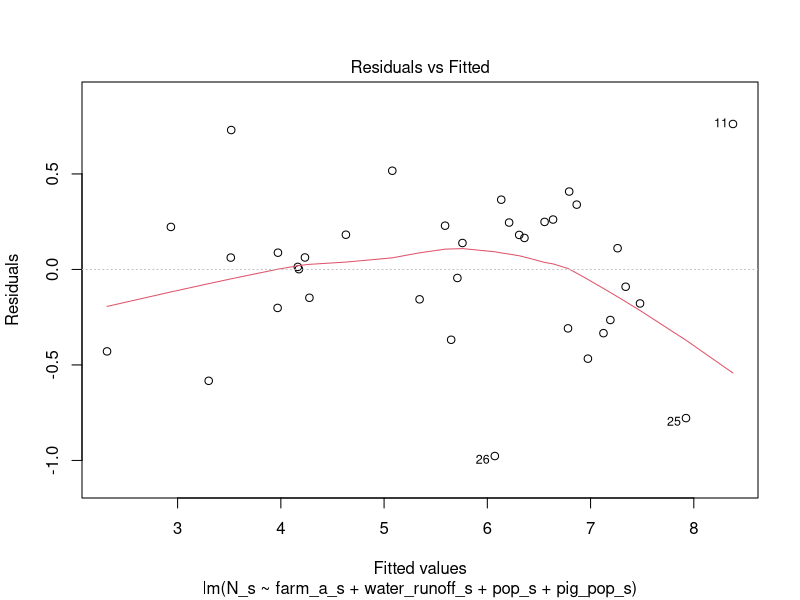
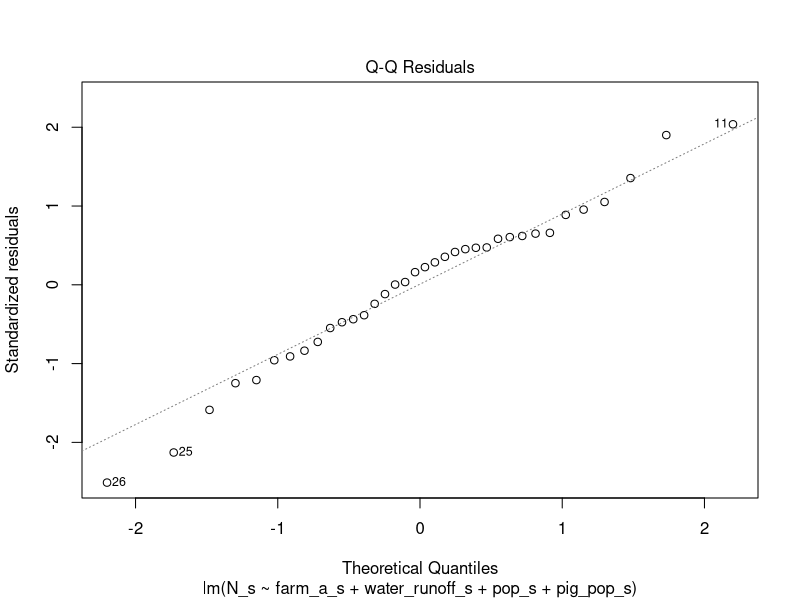
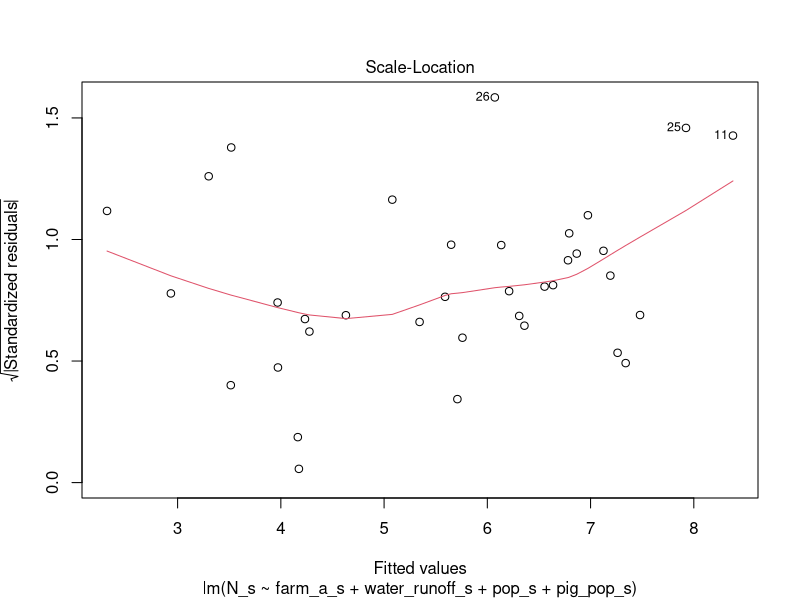
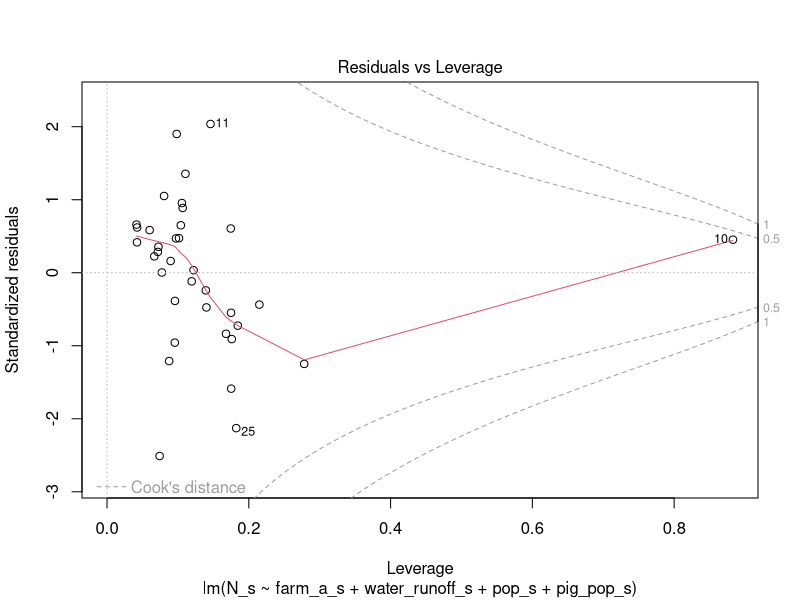
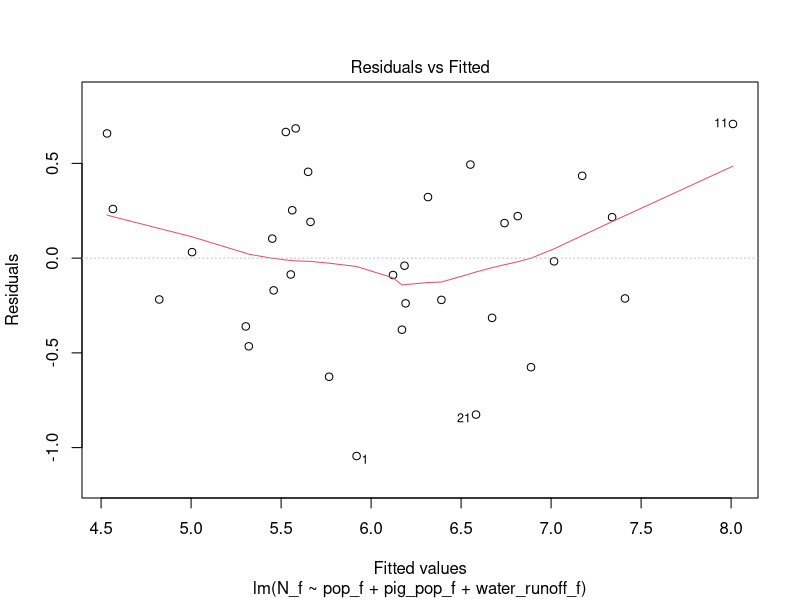
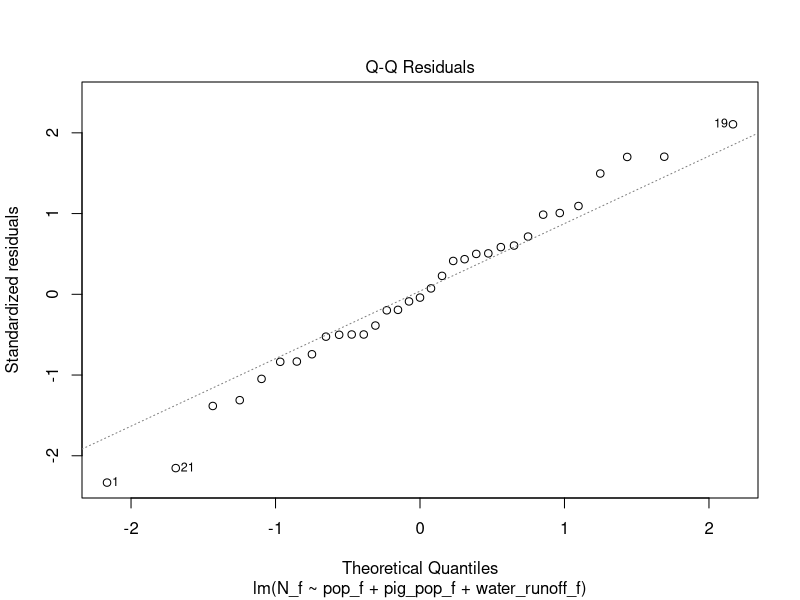
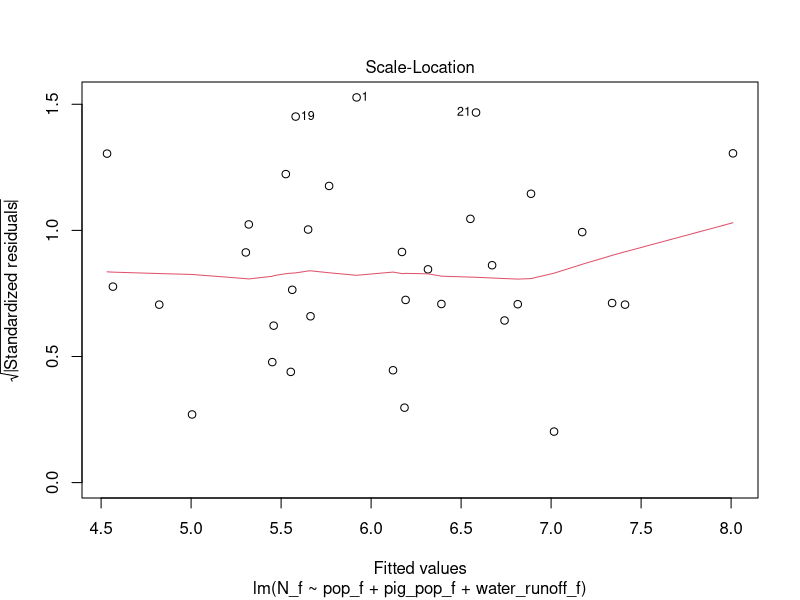
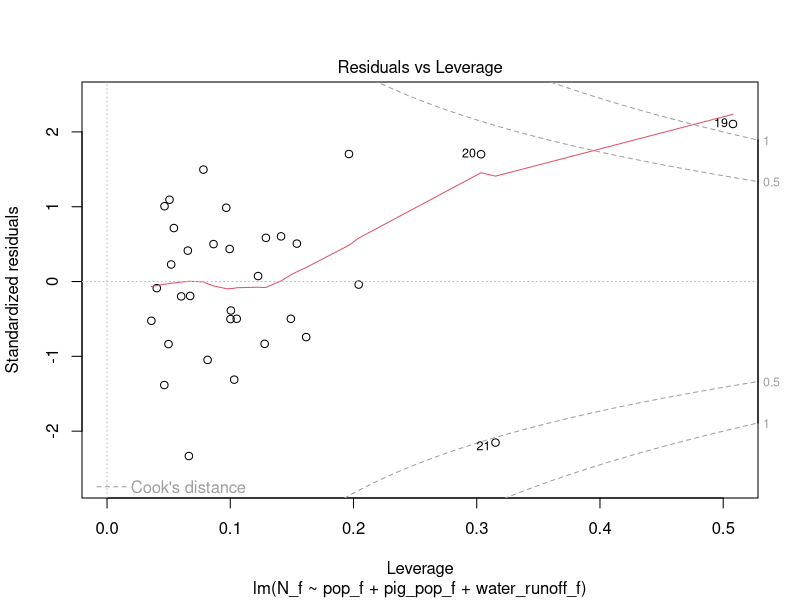

These charts were generated, in order, by the following R code:
## ---- chunk 1
knitr::opts_chunk$set(echo = TRUE)
## ---- chunk 2
river_data <- read.csv("din_clean.csv", header=FALSE, skip=1)
drain_a <- log(river_data$V2)
pop <- log(river_data$V3)
urb_pop_per <- river_data$V4
dens <- log(river_data$V6)
bleaf_a <- river_data$V7
nleaf_a <- river_data$V8
mleaf_a <- river_data$V9
bush_a <- river_data$V10
swamp_a <- river_data$V11
farm_a <- log(river_data$V12+1)
mt_a <- river_data$V13
water_a <- river_data$V14
ice_a <- river_data$V15
artific_area <- river_data$V16
water_runoff <- river_data$V17
pig_pop <- log(river_data$V18+1)
cow_pop <- log(river_data$V19+1)
WC_per <- river_data$V20
country <- river_data$V21
N <- log(river_data$V22)
drain_a_o <- drain_a[country == "RUSSIA"]
pop_o <- pop[country == "RUSSIA"]
urb_pop_per_o <- urb_pop_per[country == "RUSSIA"]
dens_o <- dens[country == "RUSSIA"]
bleaf_a_o <- bleaf_a[country == "RUSSIA"]
nleaf_a_o <- nleaf_a[country == "RUSSIA"]
mleaf_a_o <- mleaf_a[country == "RUSSIA"]
bush_a_o <- bush_a[country == "RUSSIA"]
swamp_a_o <- swamp_a[country == "RUSSIA"]
farm_a_o <- farm_a[country == "RUSSIA"]
mt_a_o <- mt_a[country == "RUSSIA"]
water_a_o <- water_a[country == "RUSSIA"]
ice_a_o <- ice_a[country == "RUSSIA"]
artific_area_o <- artific_area[country == "RUSSIA"]
water_runoff_o <- water_runoff[country == "RUSSIA"]
pig_pop_o <- pig_pop[country == "RUSSIA"]
cow_pop_o <- cow_pop[country == "RUSSIA"]
WC_per_o <- WC_per[country == "RUSSIA"]
N_o <- N[country == "RUSSIA"]
drain_a_o <- append(drain_a_o, drain_a[country == "POLAND"])
pop_o <- append(pop_o, pop[country == "POLAND"])
urb_pop_per_o <- append(urb_pop_per_o, urb_pop_per[country == "POLAND"])
dens_o <- append(dens_o, dens[country == "POLAND"])
bleaf_a_o <- append(bleaf_a_o, bleaf_a[country == "POLAND"])
nleaf_a_o <- append(nleaf_a_o, nleaf_a[country == "POLAND"])
mleaf_a_o <- append(mleaf_a_o, mleaf_a[country == "POLAND"])
bush_a_o <- append(bush_a_o, bush_a[country == "POLAND"])
swamp_a_o <- append(swamp_a_o, swamp_a[country == "POLAND"])
farm_a_o <- append(farm_a_o, farm_a[country == "POLAND"])
mt_a_o <- append(mt_a_o, mt_a[country == "POLAND"])
water_a_o <- append(water_a_o, water_a[country == "POLAND"])
ice_a_o <- append(ice_a_o, ice_a[country == "POLAND"])
artific_area_o <- append(artific_area_o, artific_area[country == "POLAND"])
water_runoff_o <- append(water_runoff_o, water_runoff[country == "POLAND"])
pig_pop_o <- append(pig_pop_o, pig_pop[country == "POLAND"])
cow_pop_o <- append(cow_pop_o, cow_pop[country == "POLAND"])
WC_per_o <- append(WC_per_o, WC_per[country == "POLAND"])
N_o <- append(N_o, N[country == "POLAND"])
drain_a_s <- drain_a[country == "SWEDEN"]
pop_s <- pop[country == "SWEDEN"]
urb_pop_per_s <- urb_pop_per[country == "SWEDEN"]
dens_s <- dens[country == "SWEDEN"]
bleaf_a_s <- bleaf_a[country == "SWEDEN"]
nleaf_a_s <- nleaf_a[country == "SWEDEN"]
mleaf_a_s <- mleaf_a[country == "SWEDEN"]
bush_a_s <- bush_a[country == "SWEDEN"]
swamp_a_s <- swamp_a[country == "SWEDEN"]
farm_a_s <- farm_a[country == "SWEDEN"]
mt_a_s <- mt_a[country == "SWEDEN"]
water_a_s <- water_a[country == "SWEDEN"]
ice_a_s <- ice_a[country == "SWEDEN"]
artific_area_s <- artific_area[country == "SWEDEN"]
water_runoff_s <- water_runoff[country == "SWEDEN"]
pig_pop_s <- pig_pop[country == "SWEDEN"]
cow_pop_s <- cow_pop[country == "SWEDEN"]
WC_per_s <- WC_per[country == "SWEDEN"]
N_s <- N[country == "SWEDEN"]
drain_a_f <- drain_a[country == "FINLAND"]
pop_f <- pop[country == "FINLAND"]
urb_pop_per_f <- urb_pop_per[country == "FINLAND"]
dens_f <- dens[country == "FINLAND"]
bleaf_a_f <- bleaf_a[country == "FINLAND"]
nleaf_a_f <- nleaf_a[country == "FINLAND"]
mleaf_a_f <- mleaf_a[country == "FINLAND"]
bush_a_f <- bush_a[country == "FINLAND"]
swamp_a_f <- swamp_a[country == "FINLAND"]
farm_a_f <- farm_a[country == "FINLAND"]
mt_a_f <- mt_a[country == "FINLAND"]
water_a_f <- water_a[country == "FINLAND"]
ice_a_f <- ice_a[country == "FINLAND"]
artific_area_f <- artific_area[country == "FINLAND"]
water_runoff_f <- water_runoff[country == "FINLAND"]
pig_pop_f <- pig_pop[country == "FINLAND"]
cow_pop_f <- cow_pop[country == "FINLAND"]
WC_per_f <- WC_per[country == "FINLAND"]
N_f <- N[country == "FINLAND"]
drain_a_o <- append(drain_a_o, drain_a[country == "LITHUANIA"])
pop_o <- append(pop_o, pop[country == "LITHUANIA"])
urb_pop_per_o <- append(urb_pop_per_o, urb_pop_per[country == "LITHUANIA"])
dens_o <- append(dens_o, dens[country == "LITHUANIA"])
bleaf_a_o <- append(bleaf_a_o, bleaf_a[country == "LITHUANIA"])
nleaf_a_o <- append(nleaf_a_o, nleaf_a[country == "LITHUANIA"])
mleaf_a_o <- append(mleaf_a_o, mleaf_a[country == "LITHUANIA"])
bush_a_o <- append(bush_a_o, bush_a[country == "LITHUANIA"])
swamp_a_o <- append(swamp_a_o, swamp_a[country == "LITHUANIA"])
farm_a_o <- append(farm_a_o, farm_a[country == "LITHUANIA"])
mt_a_o <- append(mt_a_o, mt_a[country == "LITHUANIA"])
water_a_o <- append(water_a_o, water_a[country == "LITHUANIA"])
ice_a_o <- append(ice_a_o, ice_a[country == "LITHUANIA"])
artific_area_o <- append(artific_area_o, artific_area[country == "LITHUANIA"])
water_runoff_o <- append(water_runoff_o, water_runoff[country == "LITHUANIA"])
pig_pop_o <- append(pig_pop_o, pig_pop[country == "LITHUANIA"])
cow_pop_o <- append(cow_pop_o, cow_pop[country == "LITHUANIA"])
WC_per_o <- append(WC_per_o, WC_per[country == "LITHUANIA"])
N_o <- append(N_o, N[country == "LITHUANIA"])
drain_a_o <- append(drain_a_o, drain_a[country == "LATVIA"])
pop_o <- append(pop_o, pop[country == "LATVIA"])
urb_pop_per_o <- append(urb_pop_per_o, urb_pop_per[country == "LATVIA"])
dens_o <- append(dens_o, dens[country == "LATVIA"])
bleaf_a_o <- append(bleaf_a_o, bleaf_a[country == "LATVIA"])
nleaf_a_o <- append(nleaf_a_o, nleaf_a[country == "LATVIA"])
mleaf_a_o <- append(mleaf_a_o, mleaf_a[country == "LATVIA"])
bush_a_o <- append(bush_a_o, bush_a[country == "LATVIA"])
swamp_a_o <- append(swamp_a_o, swamp_a[country == "LATVIA"])
farm_a_o <- append(farm_a_o, farm_a[country == "LATVIA"])
mt_a_o <- append(mt_a_o, mt_a[country == "LATVIA"])
water_a_o <- append(water_a_o, water_a[country == "LATVIA"])
ice_a_o <- append(ice_a_o, ice_a[country == "LATVIA"])
artific_area_o <- append(artific_area_o, artific_area[country == "LATVIA"])
water_runoff_o <- append(water_runoff_o, water_runoff[country == "LATVIA"])
pig_pop_o <- append(pig_pop_o, pig_pop[country == "LATVIA"])
cow_pop_o <- append(cow_pop_o, cow_pop[country == "LATVIA"])
WC_per_o <- append(WC_per_o, WC_per[country == "LATVIA"])
N_o <- append(N_o, N[country == "LATVIA"])
drain_a_o <- append(drain_a_o, drain_a[country == "ESTONIA"])
pop_o <- append(pop_o, pop[country == "ESTONIA"])
urb_pop_per_o <- append(urb_pop_per_o, urb_pop_per[country == "ESTONIA"])
dens_o <- append(dens_o, dens[country == "ESTONIA"])
bleaf_a_o <- append(bleaf_a_o, bleaf_a[country == "ESTONIA"])
nleaf_a_o <- append(nleaf_a_o, nleaf_a[country == "ESTONIA"])
mleaf_a_o <- append(mleaf_a_o, mleaf_a[country == "ESTONIA"])
bush_a_o <- append(bush_a_o, bush_a[country == "ESTONIA"])
swamp_a_o <- append(swamp_a_o, swamp_a[country == "ESTONIA"])
farm_a_o <- append(farm_a_o, farm_a[country == "ESTONIA"])
mt_a_o <- append(mt_a_o, mt_a[country == "ESTONIA"])
water_a_o <- append(water_a_o, water_a[country == "ESTONIA"])
ice_a_o <- append(ice_a_o, ice_a[country == "ESTONIA"])
artific_area_o <- append(artific_area_o, artific_area[country == "ESTONIA"])
water_runoff_o <- append(water_runoff_o, water_runoff[country == "ESTONIA"])
pig_pop_o <- append(pig_pop_o, pig_pop[country == "ESTONIA"])
cow_pop_o <- append(cow_pop_o, cow_pop[country == "ESTONIA"])
WC_per_o <- append(WC_per_o, WC_per[country == "ESTONIA"])
N_o <- append(N_o, N[country == "ESTONIA"])
drain_a_m <- drain_a[country == "MISSING"]
pop_m <- pop[country == "MISSING"]
urb_pop_per_m <- urb_pop_per[country == "MISSING"]
dens_m <- dens[country == "MISSING"]
bleaf_a_m <- bleaf_a[country == "MISSING"]
nleaf_a_m <- nleaf_a[country == "MISSING"]
mleaf_a_m <- mleaf_a[country == "MISSING"]
bush_a_m <- bush_a[country == "MISSING"]
swamp_a_m <- swamp_a[country == "MISSING"]
farm_a_m <- farm_a[country == "MISSING"]
mt_a_m <- mt_a[country == "MISSING"]
water_a_m <- water_a[country == "MISSING"]
ice_a_m <- ice_a[country == "MISSING"]
artific_area_m <- artific_area[country == "MISSING"]
water_runoff_m <- water_runoff[country == "MISSING"]
pig_pop_m <- pig_pop[country == "MISSING"]
cow_pop_m <- cow_pop[country == "MISSING"]
WC_per_m <- WC_per[country == "MISSING"]
N_m <- N[country == "MISSING"]
## ---- chunk 3
full_model_o <- lm(N_o ~ drain_a_o + pop_o + dens_o + farm_a_o
                   + water_runoff_o + pig_pop_o + cow_pop_o + WC_per_o)
full_model_s <- lm(N_s ~ drain_a_s + pop_s + dens_s + farm_a_s
                   + water_runoff_s + pig_pop_s + cow_pop_s + WC_per_s)
full_model_f <- lm(N_f ~ drain_a_f + pop_f + dens_f + farm_a_f
                   + water_runoff_f + pig_pop_f + cow_pop_f + WC_per_f)
full_model_m <- lm(N_m ~ drain_a_m + pop_m + dens_m + farm_a_m
                   + water_runoff_m + pig_pop_m + cow_pop_m + WC_per_m)
null_model_s <- lm(N_s ~ 1)
null_model_f <- lm(N_f ~ 1)
null_model_m <- lm(N_m ~ 1)
null_model_o <- lm(N_o ~ 1)

## ---- chunk 4
final_model_s <- step(null_model_s, scope = list(lower = formula(null_model_s), upper = formula(full_model_s)), direction = "both")
final_model_f <- step(null_model_f, scope = list(lower = formula(null_model_f), upper = formula(full_model_f)), direction = "both")
final_model_m <- step(null_model_m, scope = list(lower = formula(null_model_m), upper = formula(full_model_m)), direction = "both")
final_model_o <- step(null_model_o, scope = list(lower = formula(null_model_o), upper = formula(full_model_o)), direction = "both")
summary(final_model_s)
plot(final_model_s)
summary(final_model_f)
plot(final_model_f)
summary(final_model_m)
plot(final_model_m)
summary(final_model_o)
plot(final_model_o)
